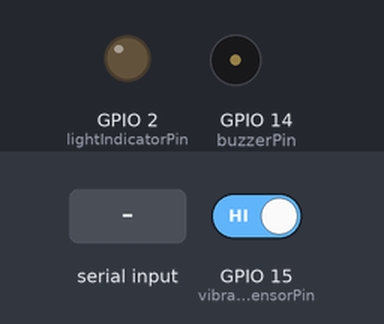
A sketch run on a simulated ESP32. Shown: output pins drawn as LEDs (lit = HIGH), buzzer (waves = sounding). The test bench sets the inputs (shaded band); at power-on: GPIO 15 (vibrationSensorPin) HIGH. What the sketch prints to the serial monitor is not drawn.

Above: at 2.6 s.
2.7 s: "b" received over Serial
At 3.3 s:
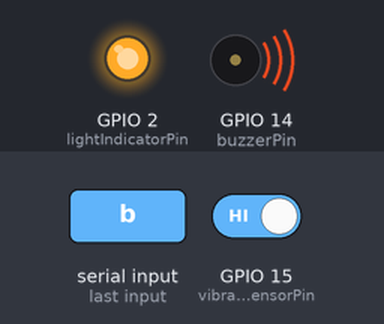
10.2 s: "B" received over Serial
At 15.4 s:
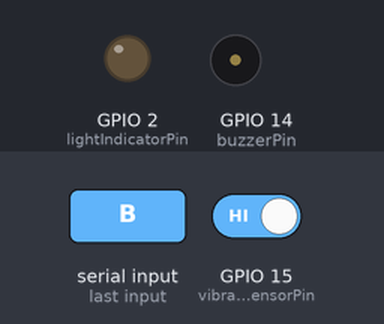
Timing chart, 0 to 15.7 s (numbered marks = the images above; inputs shaded):
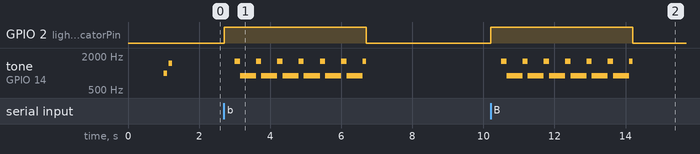

The sketch:

VIBRATION_BUZZER_CALIBRATION_TEST.ino
```cpp
// ═══════════════════════════════════════════════════════════════════════════
// VigiLERT — VIBRATION SENSOR & POLICE BUZZER CALIBRATION & TESTING TOOL
// ═══════════════════════════════════════════════════════════════════════════
// Designed specifically to diagnose false alarms, tune sensitivity thresholds,
// and eliminate acoustic/vibrational feedback between buzzer & vibration sensor.
//
// Hardware Pins (Identical to MotorcycleToWebApplication_FINAL.ino):
//   - Vibration Sensor (SW-420 DO) : GPIO 15
//   - Buzzer (Active / Passive)     : GPIO 14
//   - Status LED / Indicator       : GPIO 2
//
// Baud Rate: 115200 baud (set Serial Monitor to "Both NL & CR" or "Newline")
// ═══════════════════════════════════════════════════════════════════════════

const int vibrationSensorPin = 15; // SW-420 digital output
const int buzzerPin          = 14; // Alert buzzer
const int lightIndicatorPin  = 2;  // On-board LED

// ── Pulse accumulator & threshold settings ──────────────────────────────────
int pulseThreshold               = 5;    // Required pulses within window to trigger alarm (default: 5)
const unsigned long WINDOW_MS    = 1500; // Moving window (1.5 seconds)
const unsigned long DEBOUNCE_MS  = 35;   // Minimum debounce between pulses
const unsigned long ALARM_TIME   = 4000; // Siren test duration (4 seconds)
const unsigned long SETTLE_MS    = 2500; // Silence cooldown after buzzer stops

// ── State tracking ─────────────────────────────────────────────────────────
volatile int isrPulseCount = 0;
int windowPulses = 0;
unsigned long windowStart = 0;
unsigned long lastPulseTime = 0;
unsigned long lastSirenStop = 0;
bool isAlarmSounding = false;
unsigned long alarmStartTime = 0;

int totalTriggers = 0;
int lastRawPinState = -1;

// ── Hardware interrupt ─────────────────────────────────────────────────────
void IRAM_ATTR onVibrationISR() {
  isrPulseCount++;
}

// ── Police Siren Generator (Non-blocking two-phase tone) ───────────────────
void startAlarm() {
  if (isAlarmSounding) return; // Prevent recursive re-trigger
  isAlarmSounding = true;
  alarmStartTime  = millis();
  digitalWrite(lightIndicatorPin, HIGH);
  Serial.println("\r\n🚨🚨🚨 [ALARM TRIGGERED!] Threshold reached — sounding police siren... 🚨🚨🚨");
}

void stopAlarm() {
  isAlarmSounding = false;
  lastSirenStop   = millis();
  noTone(buzzerPin);
  digitalWrite(buzzerPin, LOW);
  digitalWrite(lightIndicatorPin, LOW);
  Serial.printf("[ALARM STOPPED] Entering %lu ms acoustic settle cooldown (buzzer reverberation suppressed)\r\n\n", SETTLE_MS);
}

void updateAlarmSiren() {
  if (!isAlarmSounding) return;

  unsigned long elapsed = millis() - alarmStartTime;
  if (elapsed >= ALARM_TIME) {
    stopAlarm();
    return;
  }

  // Multi-tone police siren sound
  unsigned long cycle = elapsed % 600; // 600ms cycle
  if (cycle < 300) {
    // Pitch rises 800 Hz -> 1750 Hz
    int f = 800 + (cycle * 950 / 300);
    tone(buzzerPin, f);
  } else {
    // Hi-Lo alternate
    if (cycle < 450) {
      tone(buzzerPin, 1600);
    } else {
      tone(buzzerPin, 900);
    }
  }
}

// ── Visual ASCII Pulse Meter ───────────────────────────────────────────────
void printLiveMeter(int pulses, int rawState) {
  int barLength = map(constrain(pulses, 0, 15), 0, 15, 0, 15);
  String bar = "[";
  for (int i = 0; i < 15; i++) {
    if (i < barLength) bar += "█";
    else bar += "░";
  }
  bar += "]";

  String statusStr = "QUIET (Still)";
  if (isAlarmSounding) {
    statusStr = "🚨 ALARM SOUNDING (Sensors Suppressed)";
  } else if (millis() - lastSirenStop < SETTLE_MS) {
    statusStr = "⏳ COOLDOWN (Chassis settling)";
  } else if (pulses >= pulseThreshold) {
    statusStr = "⚠️ THRESHOLD MET! ALARM!";
  } else if (pulses > 0) {
    statusStr = "⚡ BUMP/TAP DETECTED";
  }

  Serial.printf("GPIO%d=%-4s | Pulses/1.5s: %2d (Req: %2d) %s | %s\r\n",
                vibrationSensorPin,
                rawState ? "HIGH" : "LOW ",
                pulses,
                pulseThreshold,
                bar.c_str(),
                statusStr.c_str());
}

// ── Print Hardware Tuning Guide ────────────────────────────────────────────
void printHelp() {
  Serial.println("\r\n═══════════════════════════════════════════════════════════════════════════");
  Serial.println("📖 SW-420 SENSITIVITY CALIBRATION & TEST COMMANDS:");
  Serial.println("═══════════════════════════════════════════════════════════════════════════");
  Serial.println("  +       : Increase threshold by 1 (requires MORE vibration, LESS sensitive)");
  Serial.println("  -       : Decrease threshold by 1 (requires LESS vibration, MORE sensitive)");
  Serial.println("  B       : Sound BUZZER for 3 seconds (verify acoustic feedback suppression)");
  Serial.println("  T       : Force trigger an alarm test cycle");
  Serial.println("  R       : Reset pulse counter & trigger stats");
  Serial.println("  H       : Show this help menu");
  Serial.println("\r\n🔧 HARDWARE POTENTIOMETER TUNING (Blue box on SW-420):");
  Serial.println("  1. Look at the two small LEDs on the SW-420 sensor module:");
  Serial.println("     - PWR LED : Stays ON continuously (Red).");
  Serial.println("     - DO LED  : Indicates vibration detection (Green/Blue).");
  Serial.println("  2. When the motorcycle is COMPLETELY STILL on its stand:");
  Serial.println("     - The DO LED MUST BE OFF.");
  Serial.println("     - If the DO LED is constantly ON or flickering, it is TOO SENSITIVE!");
  Serial.println("     - Use a tiny screwdriver to gently turn the brass screw:");
  Serial.println("       * CLOCKWISE or COUNTER-CLOCKWISE until the DO LED JUST TURNS OFF.");
  Serial.println("  3. Tap the seat or shake the handlebars:");
  Serial.println("     - The DO LED should flash briefly only when shaken.");
  Serial.println("═══════════════════════════════════════════════════════════════════════════\r\n");
}

void setup() {
  Serial.begin(115200);
  delay(1000);

  pinMode(vibrationSensorPin, INPUT_PULLUP);
  pinMode(buzzerPin, OUTPUT);
  pinMode(lightIndicatorPin, OUTPUT);

  noTone(buzzerPin);
  digitalWrite(buzzerPin, LOW);
  digitalWrite(lightIndicatorPin, LOW);

  // Attach interrupt
  attachInterrupt(digitalPinToInterrupt(vibrationSensorPin), onVibrationISR, CHANGE);

  // Startup chirp
  tone(buzzerPin, 1000, 100); delay(150);
  tone(buzzerPin, 1500, 100); delay(150);
  noTone(buzzerPin);

  Serial.println("\r\n===========================================================================");
  Serial.println("🛡️  VigiLERT: VIBRATION SENSOR & POLICE BUZZER CALIBRATION TEST");
  Serial.println("===========================================================================");
  Serial.printf("📍 Vibration Sensor : GPIO %d (SW-420 with INPUT_PULLUP)\r\n", vibrationSensorPin);
  Serial.printf("📍 Alert Buzzer     : GPIO %d\r\n", buzzerPin);
  Serial.printf("📍 Status LED       : GPIO %d\r\n", lightIndicatorPin);
  Serial.printf("⚙️ Current Threshold : %d pulses within %lu ms window\r\n", pulseThreshold, WINDOW_MS);
  Serial.println("===========================================================================");

  printHelp();
  windowStart = millis();
}

void loop() {
  unsigned long now = millis();

  // 1. Process Siren Audio
  updateAlarmSiren();

  // 2. Read new ISR pulses
  int newPulses = isrPulseCount;
  isrPulseCount = 0;

  int rawPin = digitalRead(vibrationSensorPin);

  // 3. Sliding Window Reset
  if (now - windowStart >= WINDOW_MS) {
    windowStart = now;
    windowPulses = 0;
  }

  // 4. Acoustic Feedback & Settle Suppression Filter
  // If the alarm is sounding, or if we just stopped the buzzer within SETTLE_MS:
  // completely ignore pulses generated by the buzzer's own acoustic vibrations!
  bool suppressed = isAlarmSounding || (now - lastSirenStop < SETTLE_MS);

  if (!suppressed && newPulses > 0) {
    if (now - lastPulseTime >= DEBOUNCE_MS) {
      lastPulseTime = now;
      windowPulses += newPulses;

      if (windowPulses >= pulseThreshold) {
        totalTriggers++;
        startAlarm();
      }
    }
  }

  // 5. Periodic Live Meter Print (every 250ms)
  static unsigned long lastMeterPrint = 0;
  if (now - lastMeterPrint >= 250) {
    lastMeterPrint = now;
    printLiveMeter(windowPulses, rawPin);
  }

  // 6. Interactive Serial Commands
  if (Serial.available()) {
    char c = Serial.read();
    if (c == '+' || c == '=') {
      pulseThreshold = min(30, pulseThreshold + 1);
      Serial.printf("\r\n>>> 🔼 Threshold INCREASED to %d pulses (LESS sensitive) <<<\r\n\n", pulseThreshold);
    } else if (c == '-' || c == '_') {
      pulseThreshold = max(1, pulseThreshold - 1);
      Serial.printf("\r\n>>> 🔽 Threshold DECREASED to %d pulses (MORE sensitive) <<<\r\n\n", pulseThreshold);
    } else if (c == 'b' || c == 'B') {
      Serial.println("\r\n>>> 🔊 Testing Buzzer for 3 seconds (Testing acoustic isolation)... <<<");
      startAlarm();
    } else if (c == 't' || c == 'T') {
      Serial.println("\r\n>>> 🚨 Triggering Alarm Cycle Simulation... <<<");
      startAlarm();
    } else if (c == 'r' || c == 'R') {
      windowPulses = 0;
      totalTriggers = 0;
      Serial.println("\r\n>>> 🔄 Counters reset to 0 <<<\r\n");
    } else if (c == 'h' || c == 'H') {
      printHelp();
    }
  }
}
```

Measured:
- after the input at 2.7 s, GPIO 2 (lightIndicatorPin): LOW → HIGH at once, → LOW 4.0 s later; tone on GPIO 14 (buzzerPin): plays 1600 Hz for 0.15 s, 900 Hz for 0.45 s, 1600 Hz for 0.15 s, 900 Hz for 0.45 s, 1600 Hz for 0.15 s, 900 Hz for 0.45 s … (13 notes in this stretch), starting after 0.30 s
- after the input at 10.2 s, GPIO 2 (lightIndicatorPin): LOW → HIGH at once, → LOW 4.0 s later; tone on GPIO 14 (buzzerPin): plays 1600 Hz for 0.15 s, 900 Hz for 0.45 s, 1600 Hz for 0.15 s, 900 Hz for 0.45 s, 1600 Hz for 0.15 s, 900 Hz for 0.45 s … (13 notes in this stretch), starting after 0.30 s
